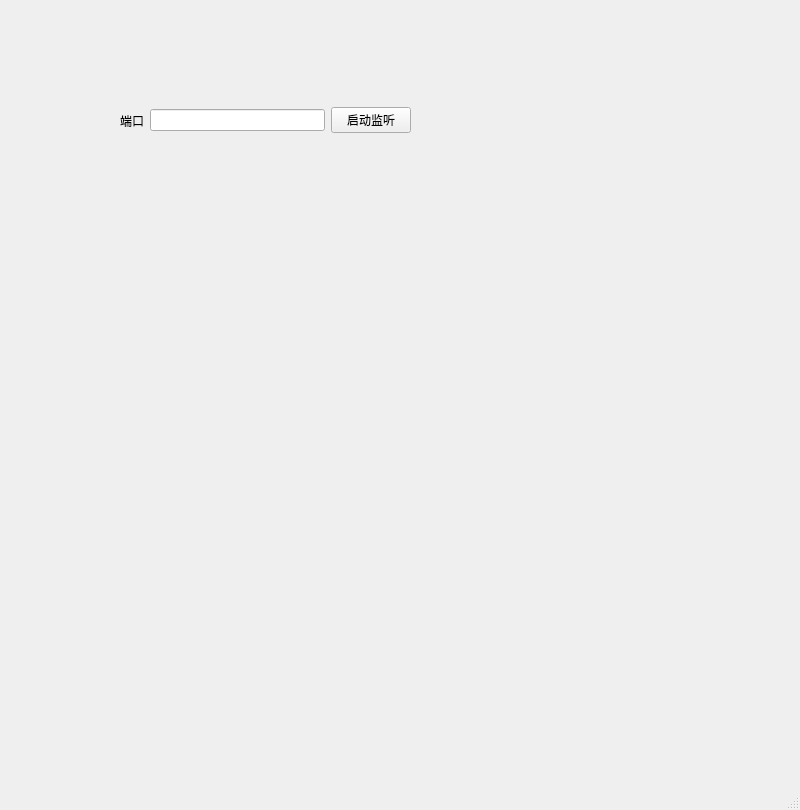
<?xml version="1.0" encoding="UTF-8"?>
<ui version="4.0">
 <class>MainWindow</class>
 <widget class="QMainWindow" name="MainWindow">
  <property name="geometry">
   <rect>
    <x>0</x>
    <y>0</y>
    <width>800</width>
    <height>810</height>
   </rect>
  </property>
  <property name="windowTitle">
   <string>MainWindow</string>
  </property>
  <widget class="QWidget" name="centralwidget">
   <widget class="QWidget" name="widget" native="true">
    <property name="geometry">
     <rect>
      <x>120</x>
      <y>100</y>
      <width>291</width>
      <height>41</height>
     </rect>
    </property>
    <layout class="QHBoxLayout" name="horizontalLayout">
     <item>
      <widget class="QLabel" name="label">
       <property name="text">
        <string>端口</string>
       </property>
      </widget>
     </item>
     <item>
      <widget class="QLineEdit" name="port"/>
     </item>
     <item>
      <widget class="QPushButton" name="LinkStart">
       <property name="text">
        <string>启动监听</string>
       </property>
      </widget>
     </item>
    </layout>
   </widget>
  </widget>
  <widget class="QMenuBar" name="menubar">
   <property name="geometry">
    <rect>
     <x>0</x>
     <y>0</y>
     <width>800</width>
     <height>21</height>
    </rect>
   </property>
  </widget>
  <widget class="QStatusBar" name="statusbar"/>
 </widget>
 <resources/>
 <connections/>
</ui>
